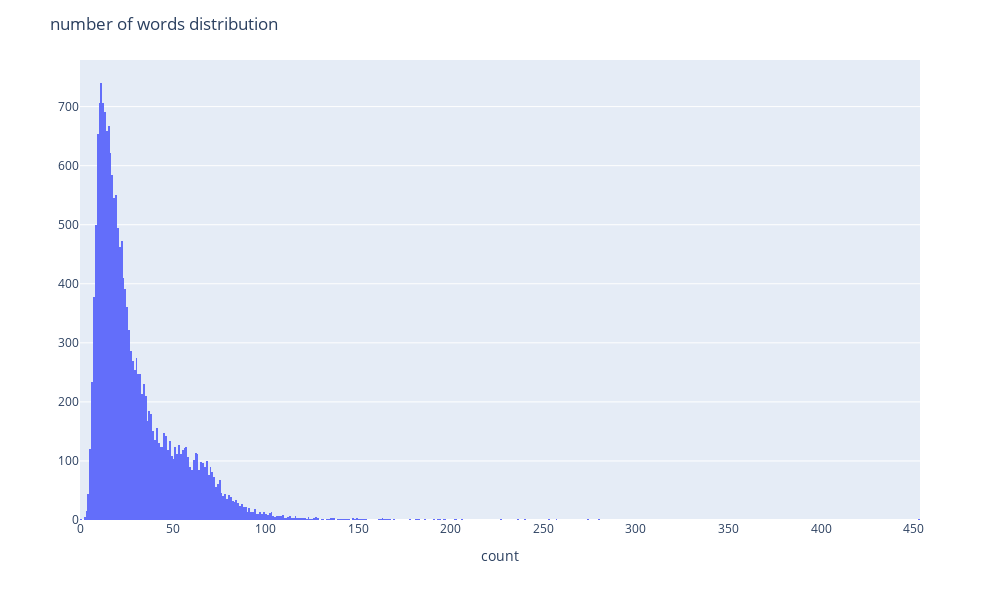

Write notebook code for a chart like this one.
### Code cell
npt_comment.word_distribution(
    title='number of words distribution',
    xaxis_label='count',
)

### Figure 1 — Plotly figure (JSON) as saved in the notebook; plotly's stock layout.template omitted (floating-point values rounded to 4 significant figures; data arrays with more than 128 entries replaced by an {"elided": "..."} marker saying what was removed)
{"data": [{"alignmentgroup": "True", "bingroup": "x", "hovertemplate": "words_comment_length=%{x}<br>count=%{y}<extra></extra>", "legendgroup": "", "marker": {"color": "#636efa", "pattern": {"shape": ""}}, "name": "", "offsetgroup": "", "orientation": "v", "showlegend": false, "type": "histogram", "x": {"elided": "18920 int values"}, "xaxis": "x", "yaxis": "y"}], "layout": {"barmode": "relative", "height": 600, "legend": {"tracegroupgap": 0}, "margin": {"t": 60}, "title": {"text": "number of words distribution"}, "width": 1000, "xaxis": {"anchor": "y", "domain": [0, 1], "title": {"text": "count"}}, "yaxis": {"anchor": "x", "domain": [0, 1], "title": {"text": ""}}}}
